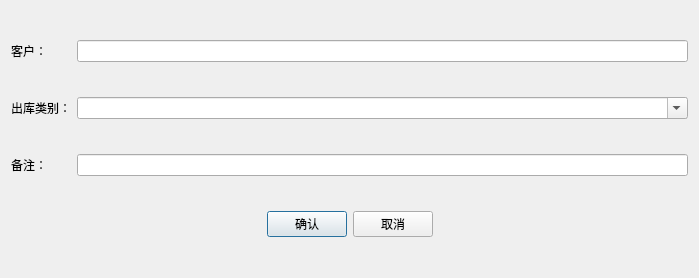
<?xml version="1.0" encoding="UTF-8"?>
<ui version="4.0">
 <class>Dialog</class>
 <widget class="QDialog" name="Dialog">
  <property name="geometry">
   <rect>
    <x>0</x>
    <y>0</y>
    <width>699</width>
    <height>278</height>
   </rect>
  </property>
  <property name="windowTitle">
   <string>Dialog</string>
  </property>
  <layout class="QGridLayout" name="gridLayout">
   <item row="3" column="0">
    <widget class="QLabel" name="label_4">
     <property name="text">
      <string>备注：</string>
     </property>
    </widget>
   </item>
   <item row="3" column="1">
    <widget class="QLineEdit" name="lineEdit_remark"/>
   </item>
   <item row="1" column="0">
    <widget class="QLabel" name="label_2">
     <property name="text">
      <string>出库类别：</string>
     </property>
    </widget>
   </item>
   <item row="4" column="0" colspan="2">
    <layout class="QHBoxLayout" name="horizontalLayout">
     <item>
      <spacer name="horizontalSpacer_2">
       <property name="orientation">
        <enum>Qt::Horizontal</enum>
       </property>
       <property name="sizeHint" stdset="0">
        <size>
         <width>40</width>
         <height>20</height>
        </size>
       </property>
      </spacer>
     </item>
     <item>
      <widget class="QPushButton" name="pushButton_accept">
       <property name="text">
        <string>确认</string>
       </property>
      </widget>
     </item>
     <item>
      <widget class="QPushButton" name="pushButton_cancel">
       <property name="text">
        <string>取消</string>
       </property>
      </widget>
     </item>
     <item>
      <spacer name="horizontalSpacer">
       <property name="orientation">
        <enum>Qt::Horizontal</enum>
       </property>
       <property name="sizeHint" stdset="0">
        <size>
         <width>40</width>
         <height>20</height>
        </size>
       </property>
      </spacer>
     </item>
    </layout>
   </item>
   <item row="1" column="1">
    <widget class="QComboBox" name="comboBox_pokind">
     <property name="editable">
      <bool>true</bool>
     </property>
    </widget>
   </item>
   <item row="0" column="0">
    <widget class="QLabel" name="label_3">
     <property name="text">
      <string>客户：</string>
     </property>
    </widget>
   </item>
   <item row="0" column="1">
    <widget class="ComboLine" name="lineEdit_client"/>
   </item>
  </layout>
  <zorder>lineEdit_remark</zorder>
  <zorder>comboBox_pokind</zorder>
  <zorder>label_2</zorder>
  <zorder>label_4</zorder>
  <zorder>label_3</zorder>
  <zorder>lineEdit_client</zorder>
 </widget>
 <customwidgets>
  <customwidget>
   <class>ComboLine</class>
   <extends>QLineEdit</extends>
   <header>lib.mywidget.comboline.h</header>
  </customwidget>
 </customwidgets>
 <tabstops>
  <tabstop>lineEdit_client</tabstop>
  <tabstop>comboBox_pokind</tabstop>
  <tabstop>lineEdit_remark</tabstop>
  <tabstop>pushButton_cancel</tabstop>
  <tabstop>pushButton_accept</tabstop>
 </tabstops>
 <resources/>
 <connections/>
</ui>
